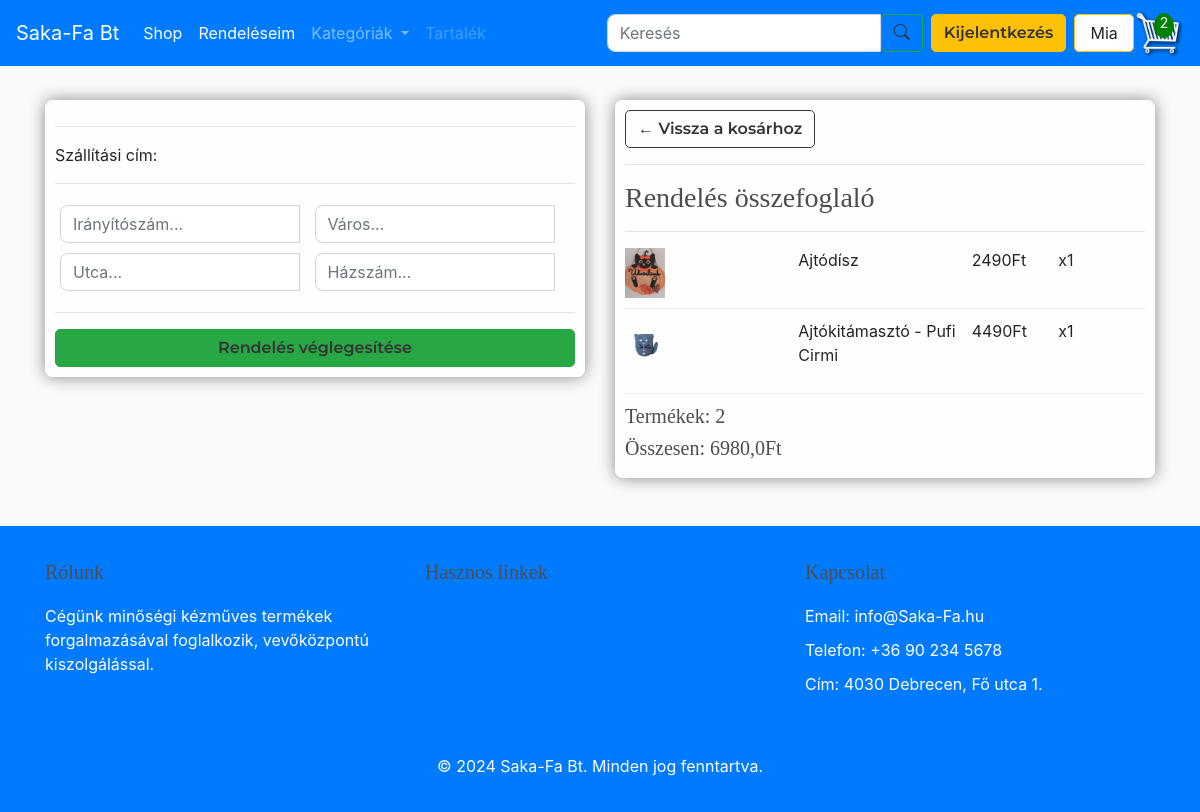
Page /checkout/ (signed in) on the earlier database version.
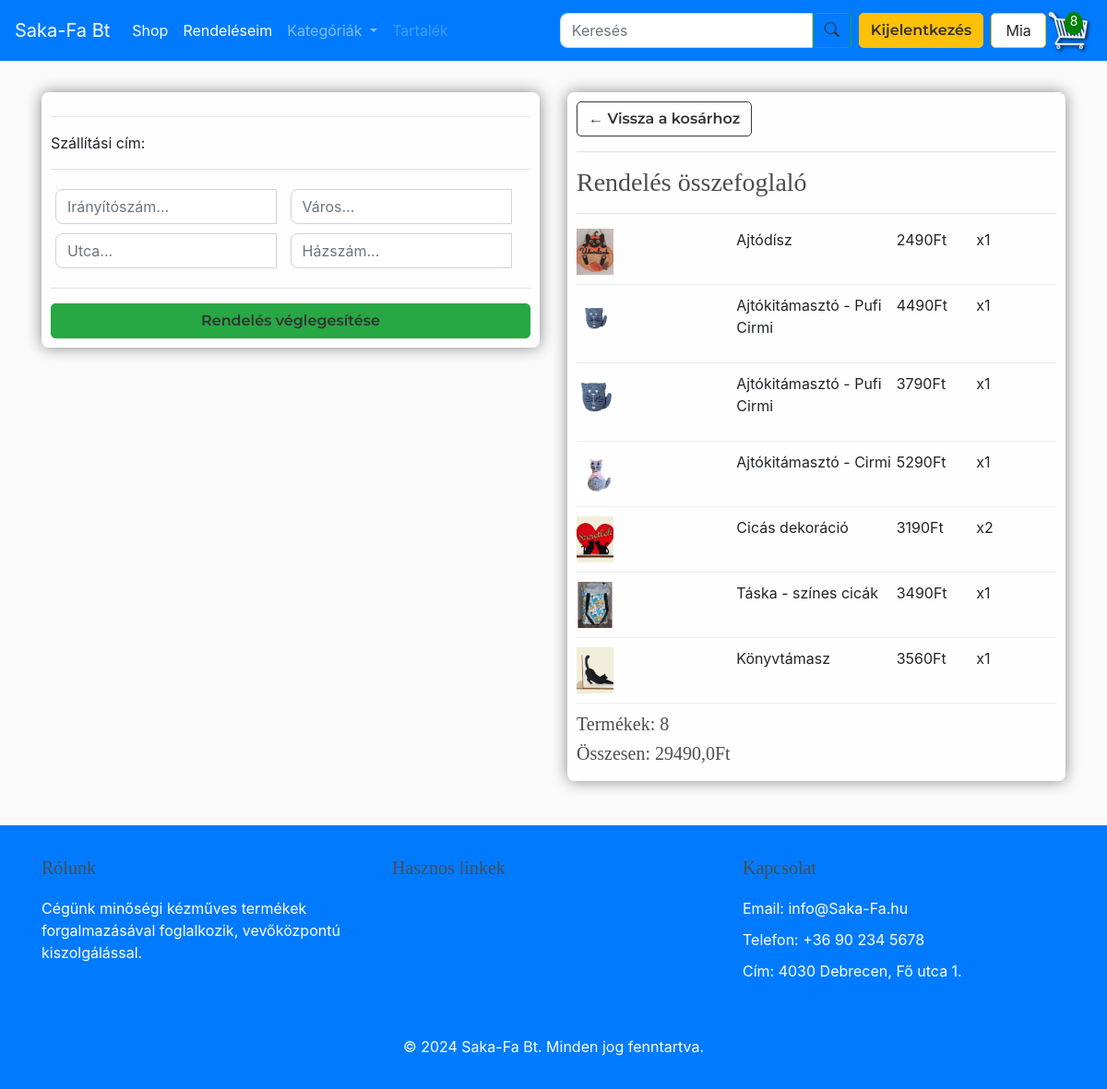
Same page on the later database version.
### store/models.py (models this page shows, shortened)
class OrderItem(models.Model):
    product = models.ForeignKey(Product, on_delete=models.SET_NULL, null=True)
    order = models.ForeignKey(Order, on_delete=models.SET_NULL, null=True)
    quantity = models.IntegerField(default=0, null=True, blank=True)
    date_added = models.DateTimeField(auto_now_add=True)
    class Meta:
        verbose_name = "Rendelési tétel"
        verbose_name_plural = "Rendelési tételek"
    @property
    def get_total(self):
        if self.product and self.product.price is not None:
            return self.product.price * self.quantity
        return 0  # Visszatér 0, ha a termék nincs vagy a price null

class Product(models.Model):
    CATEGORY_CHOICES = [
        ('option1', 'FÁBÓL KÉSZÜLT'),
        ('option2', 'KÖTÖTT-HORGOLT'),
        ('option3', 'PÖTTYÖSCICA'),
        ('option4', 'TEXTIL'),
    ]
    name = models.CharField(max_length=200)
    price = models.FloatField()
    image = models.ImageField(null=True, blank=True)
    description = models.TextField(blank=True)  # Új mező a leíráshoz
    category = models.CharField(max_length=10, choices=CATEGORY_CHOICES, default='option1')  # Legördülő menü mező
    class Meta:
        verbose_name = "Termék"
        verbose_name_plural = "Termékek"
    @property
    def imageURL(self):
        try:
            url = self.image.url
        except:
            url = ''
        return url

class Order(models.Model):
    customer = models.ForeignKey(Customer, on_delete=models.SET_NULL, null=True, blank=True, verbose_name="Vásárló")
    date_order = models.DateTimeField(auto_now_add=True, verbose_name="Rendelés dátuma")
    complete = models.BooleanField(default=False, verbose_name="Befejezett")
    transaction_id = models.CharField(max_length=100, null=True, verbose_name="Tranzakció azonosító")
    class Meta:
        verbose_name = "Rendelés"
        verbose_name_plural = "Rendelések"
    @property
    def get_cart_total(self):
        orderitems = self.orderitem_set.all()
        total = sum([item.get_total for item in orderitems])
        return total
    @property
    def get_cart_items(self):
        orderitems = self.orderitem_set.all()
        total = sum([item.quantity for item in orderitems])
        return total

### store/views.py (the view)
# urls.py: path('checkout/', views.checkout, name="checkout"),
def checkout(request):
    data = cartData(request)
    context = {'items': data['items'], 'order': data['order'], 'cartItems': data['cartItems']}
    return render(request, 'store/checkout.html', context)

### store/views.py (called while the page is built)
def cartData(request):
    if request.user.is_authenticated:
        customer = request.user.customer
        orders = Order.objects.filter(customer=customer, complete=False)
        if orders.exists():
            order = orders.first()
            items = order.orderitem_set.all()
            cartItems = order.get_cart_items
        else:
            items = []
            cartItems = 0
            order = {'get_cart_total': 0, 'get_cart_items': 0}  # Üres kosár
    else:
        items = []
        cartItems = 0
        order = {'get_cart_total': 0, 'get_cart_items': 0}  # Üres kosár
    return {'cartItems': cartItems, 'order': order, 'items': items}

### store/templates/store/checkout.html (shortened to what this page needs)
{% extends 'store/main.html' %}
{% load static %}
{% block content %}
<div class="row">
    <div class="col-lg-6">
        <div class="box-element" id="form-wrapper">
            <form id="form">
                <div id="shipping-info">
                    <hr>
                    <p>Szállítási cím:</p>
                    <hr>
                    <div class="form-field">
                        <input required class="form-control" type="text" name="zipcode" placeholder="Irányítószám...">
                    </div>
                    <div class="form-field">
                        <input required class="form-control" type="text" name="city" placeholder="Város...">
                    </div>
                    <div class="form-field">
                        <input required class="form-control" type="text" name="address" placeholder="Utca...">
                    </div>
                    <div class="form-field">
                        <input required class="form-control" type="text" name="street_number" placeholder="Házszám...">
                    </div>
                </div>
                <hr>
                <input id="form-button" class="btn btn-success btn-block" type="submit" value="Rendelés véglegesítése">
            </form>
        </div>
    </div>
    <div class="col-lg-6">
        <div class="box-element">
            <a class="btn btn-outline-dark" href="{% url 'cart' %}">&#x2190; Vissza a kosárhoz</a>
            <hr>
            <h3>Rendelés összefoglaló</h3>
            <hr>
            {% for item in items %}
            <div class="cart-row">
                <div style="flex:2"><img class="row-image" src="{{item.product.imageURL}}"></div>
                <div style="flex:2"><p>{{item.product.name}}</p></div>
                <div style="flex:1"><p>{{item.product.price|floatformat:0}}Ft</p></div>
                <div style="flex:1"><p>x{{item.quantity}}</p></div>
            </div>
            {% endfor %}
            <h5>Termékek:   {{order.get_cart_items}}</h5>
            <h5>Összesen:   {{order.get_cart_total}}Ft</h5>
        </div>
    </div>
</div>
{% endblock content %}

### store/templates/store/main.html (shortened to what this page needs)
<!DOCTYPE html>
{% load static %}
<html lang="hu">
<head>
    <link href="https://cdnjs.cloudflare.com/ajax/libs/bootstrap-icons/1.10.0/font/bootstrap-icons.min.css" rel="stylesheet">
    <link rel="stylesheet" href="https://cdnjs.cloudflare.com/ajax/libs/font-awesome/6.0.0-beta3/css/all.min.css">
    <link rel="stylesheet" href="https://stackpath.bootstrapcdn.com/bootstrap/4.4.1/css/bootstrap.min.css">
    <link rel="stylesheet" type="text/css" href="{% static 'css/main.css' %}">
</head>
<body>
<nav class="navbar navbar-expand-lg navbar-dark bg-primary ">
    <a class="navbar-brand" href="{% url 'index' %}">Saka-Fa Bt</a>
    <div class="collapse navbar-collapse" id="navbarSupportedContent">
        <ul class="navbar-nav mr-auto">
            <li class="nav-item active">
                <a class="nav-link" href="{% url 'store' %}">Shop</a>
            </li>
            <li class="nav-item active">
                <a class="nav-link" href="{% url 'order_list' %}">Rendeléseim</a>
            </li>
            <li class="nav-item dropdown">
                <a class="nav-link dropdown-toggle" href="#" id="navbarDropdown" role="button" data-toggle="dropdown" aria-haspopup="true" aria-expanded="false">
                  Kategóriák
                </a>
              </li>
            <li class="nav-item">
                <a class="nav-link disabled" href="#">Tartalék</a>
            </li>
        </ul>
        <form class="d-flex align-items-center my-2 my-lg-0" method="GET" action="{% url 'search' %}">
            <input class="form-control mr-0" type="search" name="q" placeholder="Keresés" aria-label="Search">
            <button class="btn btn-outline-success mr-2" type="submit"><i class="bi bi-search" ></i></button>
        </form>
        <div class="form-inline my-2 my-lg-0">
            <div class="user-status" style="display: flex; align-items: center;">
                {% if user.is_authenticated %}
                    <form id="logout-form" method="POST" action="{% url 'logout' %}">
                        <button class="btn btn-warning">Kijelentkezés</button>
                    </form>
                    <p class="user">{{ user.username }}</p>
                {% else %}
                    <a href="{% url 'login' %}" class="btn btn-warning">Bejelentkezés</a>
                {% endif %}
            </div>
            {% if user.is_authenticated %}
            <div class="cart-container">
                <a href="{% url 'cart' %}" id="cart-icon-link">
                    <span id="cart-total">{{ cartItems }}</span>
                </a>
            </div>
            {% endif %}
        </div>
    </div>
</nav>
<div class="container">
    <br>
    {% block content %}
    {% endblock content %}
</div>
<footer class="footer  text-white mt-5 py-4">
    <div class="container">
        <div class="row">
            <div class="col-lg-4 col-md-6 mb-4">
                <h5>Rólunk</h5>
                <p>Cégünk minőségi kézműves termékek forgalmazásával foglalkozik, vevőközpontú kiszolgálással.</p>
            </div>
            <div class="col-lg-4 col-md-6 mb-4">
                <h5>Hasznos linkek</h5>
            </div>
            <div class="col-lg-4 col-md-6 mb-4">
                <h5>Kapcsolat</h5>
                <p>Email: info@Saka-Fa.hu</p>
                <p>Telefon: +36 90 234 5678</p>
                <p>Cím: 4030 Debrecen, Fő utca 1.</p>
            </div>
        </div>
        <div class="text-center mt-4">
            <p>&copy; 2024 Saka-Fa Bt. Minden jog fenntartva.</p>
        </div>
    </div>
</footer>
</body>
</html>

Differences in the rows shown:
added OrderItem: product.imageURL (picture), product.name "Ajtókitámasztó - Pufi Cirmi", product.price "3790", quantity "1"
added OrderItem: product.imageURL (picture), product.name "Ajtókitámasztó - Cirmi", product.price "5290", quantity "1"
added OrderItem: product.imageURL (picture), product.name "Cicás dekoráció", product.price "3190", quantity "2"
added OrderItem: product.imageURL (picture), product.name "Táska - színes cicák", product.price "3490", quantity "1"
added OrderItem: product.imageURL (picture), product.name "Könyvtámasz", product.price "3560", quantity "1"
computed for Order: get_cart_items "2" → "8"; get_cart_total "6980,0" → "29490,0"
Other differences:
{{ cartItems }}: "2" → "8"
